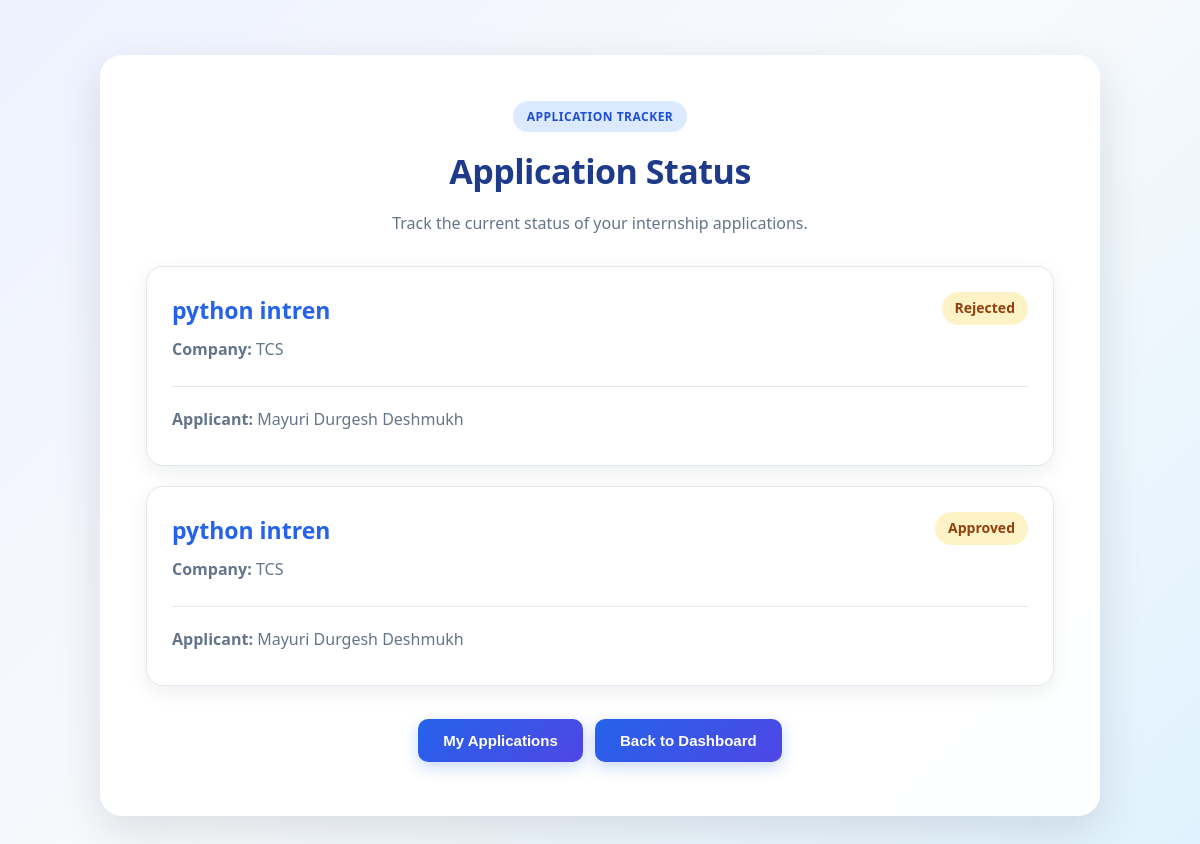
/application-status (signed in), run on the app's committed database.
### tables this page shows
CREATE TABLE applications (
            id INTEGER PRIMARY KEY AUTOINCREMENT,
            student_name TEXT NOT NULL,
            company TEXT NOT NULL,
            internship TEXT NOT NULL,
            apply_date TEXT NOT NULL,
            status TEXT NOT NULL DEFAULT 'Pending'
        , student_email TEXT);

### app.py (the view)
@app.route("/application-status")
def student_application_status():
    if "student_email" not in session:
        return redirect("/login")
    conn = sqlite3.connect("internships.db")
    conn.row_factory = sqlite3.Row
    cursor = conn.cursor()
    cursor.execute("""
        SELECT *
        FROM applications
        WHERE student_email = ?
        ORDER BY id DESC
    """, (session["student_email"],))
    applications = cursor.fetchall()
    conn.close()
    return render_template(
        "application_status.html",
        applications=applications
    )

### templates/application_status.html (shortened to what this page needs)
<!DOCTYPE html>
<html>
<head>
    <link rel="stylesheet"
          href="{{ url_for('static', filename='style.css') }}">
</head>
<body>
<div class="container status-container">
    <div class="status-header">
        <span class="details-badge">APPLICATION TRACKER</span>
        <h1>Application Status</h1>
        <p>Track the current status of your internship applications.</p>
    </div>
    {% if applications %}
        <div class="status-list">
            {% for application in applications %}
            <div class="status-card">
                <div class="status-card-header">
                    <div>
                        <h2>{{ application.internship }}</h2>
                        <p>
                            <b>Company:</b>
                            {{ application.company }}
                        </p>
                    </div>
                    <span class="status status-pending">
                        {{ application.status }}
                    </span>
                </div>
                <div class="status-info">
                    <p>
                        <b>     Applicant:</b>
                        {{ application.student_name }}
                    </p>
                </div>
            </div>
            {% endfor %}
        </div>
    {% else %}
        <div class="empty-status">
            <div class="empty-icon">     </div>
            <h2>No Applications Found</h2>
            <p>Apply for an internship to see its status here.</p>
        </div>
    {% endif %}
    <div class="details-buttons">
        <a href="/applications">
            <button>My Applications</button>
        </a>
        <a href="/dashboard">
            <button>Back to Dashboard</button>
        </a>
    </div>
</div>
</body>
</html>

### static/style.css (style rules this page uses)
* { box-sizing: border-box; margin: 0; padding: 0; }
body { font-family: "Segoe UI", Arial, sans-serif; background: linear-gradient(135deg, #eef2ff, #f8fafc, #e0f2fe); color: #1e293b; min-height: 100vh; line-height: 1.6; }
.container { width: 92%; max-width: 850px; margin: 55px auto; background: rgba(255, 255, 255, 0.96); padding: 45px; border-radius: 22px; box-shadow: 0 15px 45px rgba(15, 23, 42, 0.12); border: 1px solid rgba(255, 255, 255, 0.8); }
h1 { text-align: center; color: #1e3a8a; font-size: 34px; font-weight: 700; margin-bottom: 12px; letter-spacing: -0.5px; }
h2 { color: #2563eb; font-size: 23px; margin-bottom: 12px; }
p { font-size: 16px; color: #64748b; margin: 8px 0; }
button { border: none; border-radius: 10px; padding: 13px 25px; margin: 8px 4px; font-size: 15px; font-weight: 600; cursor: pointer; background: linear-gradient(135deg, #2563eb, #4f46e5); color: white; box-shadow: 0 5px 15px rgba(37, 99, 235, 0.25); transition: all 0.25s ease; }
a { text-decoration: none; color: inherit; }
.status { display: inline-block; padding: 5px 13px; border-radius: 20px; background: #fef3c7; color: #92400e; font-size: 14px; font-weight: 600; }
.details-badge { display: inline-block; padding: 6px 14px; border-radius: 20px; background: #dbeafe; color: #1d4ed8; font-size: 12px; font-weight: 700; letter-spacing: 0.5px; }
.details-buttons { text-align: center; margin-top: 25px; }
.status-container { max-width: 1000px; }
.status-header { text-align: center; margin-bottom: 30px; }
.status-header h1 { margin-top: 12px; }
.status-list { display: flex; flex-direction: column; gap: 20px; }
.status-card { background: white; border: 1px solid #e2e8f0; border-radius: 17px; padding: 25px; box-shadow: 0 6px 20px rgba(15, 23, 42, 0.07); transition: all 0.25s ease; }
.status-card-header { display: flex; justify-content: space-between; align-items: flex-start; gap: 20px; padding-bottom: 15px; border-bottom: 1px solid #e2e8f0; }
.status-card-header h2 { margin-bottom: 5px; }
.status-pending { background: #fef3c7; color: #92400e; white-space: nowrap; }
.status-info { padding-top: 12px; }
.status-info p { margin: 8px 0; }

### data on the page
applications: internship "python intren", company "TCS", status "Rejected", student_name "Mayuri Durgesh Deshmukh"
applications: internship "python intren", company "TCS", status "Approved", student_name "Mayuri Durgesh Deshmukh"
